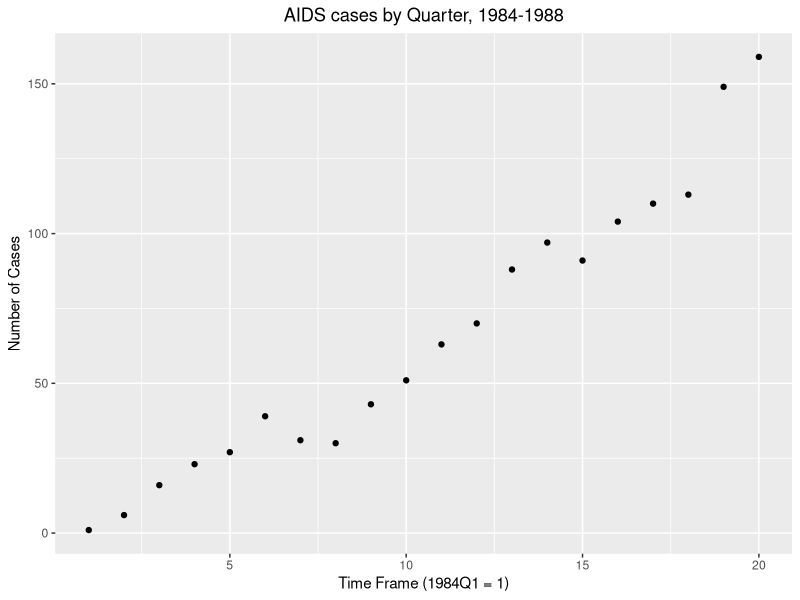
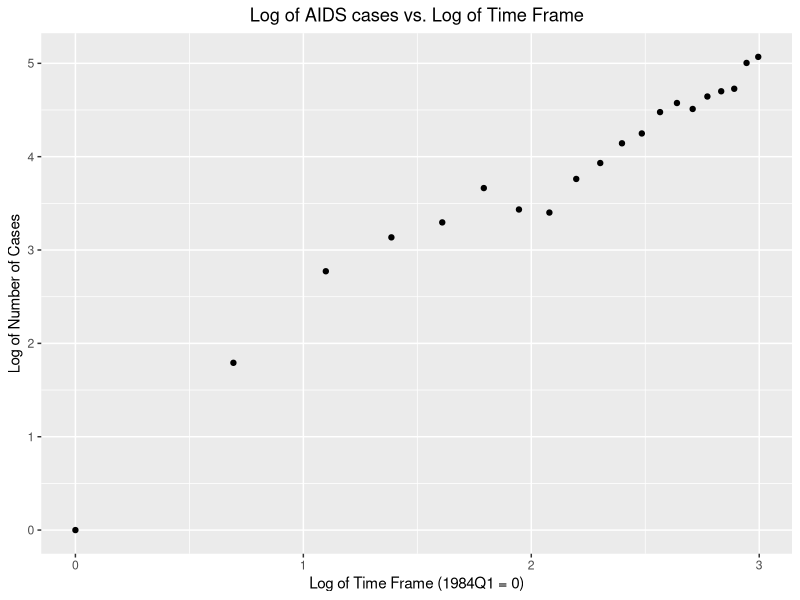

Source code (R) for these figures, in order:
## ---- chunk 1
knitr::opts_chunk$set(echo = TRUE)
## ---- chunk 2
anther <- c(0,0,0,0,0,0,1,1,1,1,1,1)
treatment <- c(0,0,0,1,1,1,0,0,0,1,1,1)
freq <- c(102-55,99-52,108-57,76-55,81-50,90-50,
          55,52,57,55,50,50)
force <- c(40,150,350,40,150,350,40,150,350,40,150,350)
dataEmb <- data.frame(cbind(anther, treatment, force, freq))
dataEmb$treatment <- factor(dataEmb$treatment)

# for Model 1
model1 <- glm('anther ~ treatment + force + treatment*force',
              data = dataEmb, family = "binomial"(link = 'logit'),
              weights = freq)
coef1 <- summary(model1)$coefficients[,1]

# for Model 2
model2 <- glm('anther ~ treatment + force',
              data = dataEmb, family = "binomial"(link = 'logit'),
              weights = freq)
coef2 <- summary(model2)$coefficients[,1]

# for Model 3
model3 <- glm('anther ~ force',
              data = dataEmb, family = "binomial"(link = 'logit'),
              weights = freq)
coef3 <- summary(model3)$coefficients[,1]
print("Model 1 Coefficients:")
print(coef1)
print("Model 2 Coefficients:")
print(coef2)
print("Model 3 Coefficients:")
print(coef3)
## ---- chunk 3
# for model 1
x_s = dataEmb[1:6,2:3]
x_s$inter <- x_s[,2]*c(0,0,0,1,1,1)
desMat <- data.matrix(cbind(1,x_s))
exTB1 <-exp(desMat %*% matrix(coef1))
pi_1 <- exTB1/(1 + exTB1)
pi_1 <- round(c(pi_1),4)

#for model 2
x_s2 = dataEmb[1:6,2:3]
desMat2 <- data.matrix(cbind(1,x_s2))
exTB2 <-exp(desMat2 %*% matrix(coef2))
pi_2 <- exTB2/(1 + exTB2)
pi_2 <- round(c(pi_2),4)

#for model 3
x_s3 = dataEmb[1:3,3]
desMat3 <- data.matrix(cbind(1,x_s3))
exTB3 <-exp(desMat3 %*% matrix(coef3))
pi_3 <- exTB3/(1 + exTB3)
pi_3 <- round(c(pi_3, pi_3),4)
## ---- chunk 4
pred_pis <- t(cbind(pi_1, pi_2,pi_3))
colnames(pred_pis) <- c("40, C","150, C","350, C",
                        "40, T", "150,T", "350, T")
rownames(pred_pis) <- c("Model 1", "Model 2", "Model 3")
pred_pis
## ---- chunk 5
data.matrix(pred_pis) * c(102,99,108,76,81,90)
## ---- chunk 6

## ---- chunk 7
library(ggplot2)
## ---- chunk 8
Year <- c(1984, 1985, 1986, 1987, 1988)
Q1 <- c(1,27,43,88,110)
Q2 <- c(6, 39, 51, 97, 113)
Q3 <- c(16, 31, 63, 91, 149)
Q4 <- c(23, 30, 70, 104, 159)
dataAIDS <- data.frame(cbind(Year, Q1,Q2,Q3,Q4))
## ---- chunk 9
qMat <- t(data.matrix(dataAIDS[,2:5]))
timeFrame <- data.frame(cbind(1:(dim(qMat)[1] * dim(qMat)[2]),as.vector(qMat)))
ggplot(data = timeFrame) + geom_point(aes(X1,X2)) +
  xlab("Time Frame (1984Q1 = 1)") + ylab ("Number of Cases") +
  ggtitle("AIDS cases by Quarter, 1984-1988") +
  theme(plot.title = element_text(hjust = 0.5))
## ---- chunk 10
timeFrameLog <- data.frame(cbind(log(timeFrame$X1),log(timeFrame$X2)))
ggplot(data = timeFrameLog) + geom_point(aes(X1,X2)) +
  xlab("Log of Time Frame (1984Q1 = 0)") + ylab ("Log of Number of Cases") +
  ggtitle("Log of AIDS cases vs. Log of Time Frame") +
  theme(plot.title = element_text(hjust = 0.5))
## ---- chunk 11
sum(timeFrame$X2)
sum(timeFrameLog$X1 * timeFrame$X2) 
## ---- chunk 12
e_xi <- sum(exp(timeFrameLog$X1))
x_ie_exi <- sum(exp(timeFrameLog$X1) %*% timeFrameLog$X1)
e_xi
x_ie_exi
## ---- chunk 13
i_0 <- t(data.matrix(timeFrameLog)) %*% diag(exp(timeFrameLog$X1)) %*%
  data.matrix(timeFrameLog)
i_0
## ---- chunk 14
invI_0 <- solve(i_0)
beta_1 <- c(0,1) + invI_0%*%c(-1 * e_xi + sum(timeFrame$X2),
                          -1 * x_ie_exi + sum(timeFrameLog$X1 * timeFrame$X2))
rownames(beta_1) <- c("b_0","b_1")
beta_1
## ---- chunk 15
S_11 <- -1 *sum(exp(data.matrix(timeFrameLog)%*% beta_1)) + sum(timeFrame$X2)
S_11
